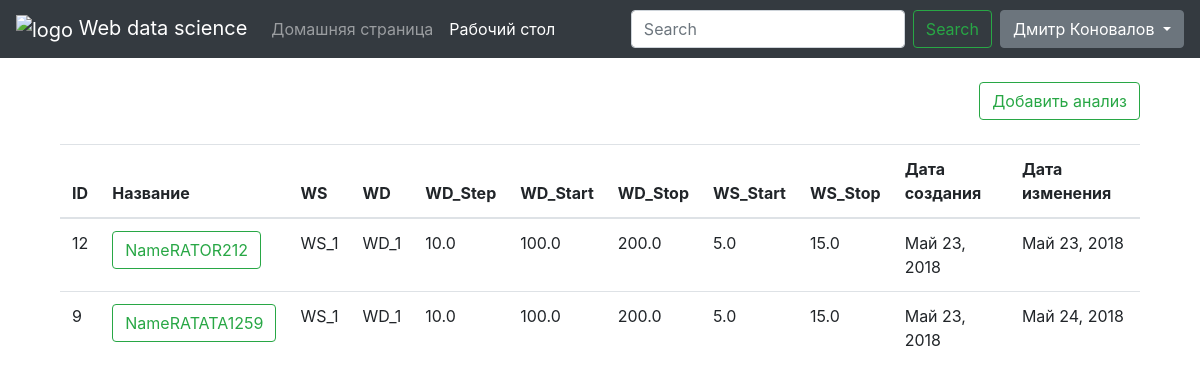
Before: /desktop (signed in) with the older database file.
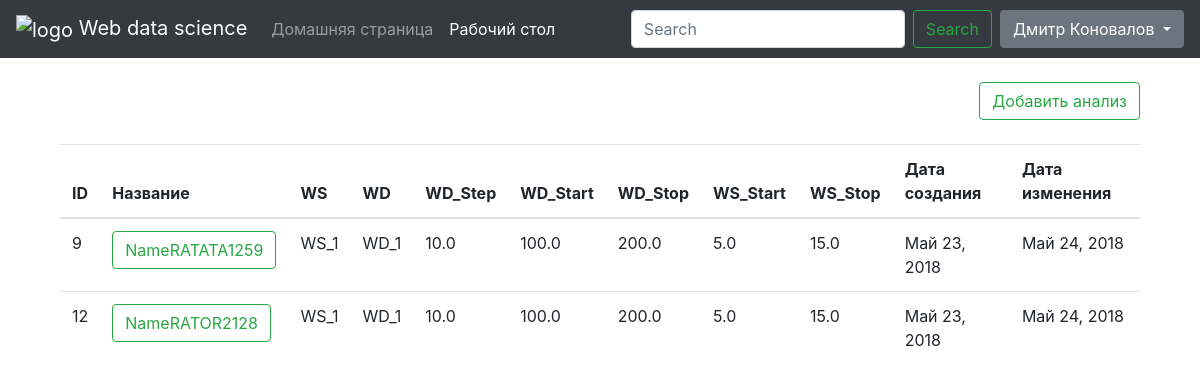
After: the same page with the newer database file.
### data_science_app/models.py (models this page shows, shortened)
class Analise(models.Model):
    user = models.ForeignKey(User, on_delete=models.CASCADE)
    name = models.CharField(max_length=20, verbose_name="Имя анализа", unique=True)
    WS = models.CharField(max_length=20, verbose_name='Сигнал скорости ветра')
    WD = models.CharField(max_length=20, verbose_name='Сигнал направления ветра')
    WD_Step = models.FloatField(default=0, verbose_name="Шаг группировки направления")
    WD_Start = models.FloatField(default=0, verbose_name="Начало сектора направления")
    WD_Stop = models.FloatField(default=0, verbose_name="Конец сектора направления")
    WS_Start = models.FloatField(default=0, verbose_name="Начало диапазона скорости")
    WS_Stop = models.FloatField(default=0, verbose_name="Конец диапазона скорости")
    Date_Create = models.DateField(default=now)
    Date_Modified = models.DateField(default=now)
    File_Data = models.FileField(upload_to="upload_data")
    class Meta:
        verbose_name = "Анализ"
        ordering = ["Date_Modified"]

### data_science_app/views.py (the view)
# urls.py: path('desktop', login_required(views.Desktop.as_view()), name='desktop'),
class Desktop(generic.ListView):
    template_name = "desktop_analises.html"
    model = Analise
    context_object_name = "analises"
    def get_queryset(self):
        return Analise.objects.all()

### data_science_app/templates/desktop_analises.html (shortened to what this page needs)
{% extends 'main.html' %}
{% block page %}
<div class="container">
    <br/>
    <div class="d-flex justify-content-end">
        <a href="{% url 'new_analise' %}" class="btn btn-outline-success">Добавить анализ</a></div>
    <br/>
    <table class="table table-inverse table-hover">
        <thead>
        <tr>
            <th >ID</th>
            <th data-field="name" data-sortable="true">Название</th>
            <th>WS</th>
            <th>WD</th>
            <th>WD_Step</th>
            <th>WD_Start</th>
            <th>WD_Stop</th>
            <th>WS_Start</th>
            <th>WS_Stop</th>
            <th>Дата создания</th>
            <th>Дата изменения</th>
        </tr>
        </thead>
        <tbody>
        {% for analise in analises %}
        {% if analise.user == user %}
        <tr>
            <td>{{ analise.id }}</td>
            <td><a href="{% url 'details' analise.id %}" class="btn btn-outline-success">{{ analise.name }}</a></td>
            <td>{{ analise.WS }}</td>
            <td>{{ analise.WD }}</td>
            <td>{{ analise.WD_Step }}</td>
            <td>{{ analise.WD_Start }}</td>
            <td>{{ analise.WD_Stop }}</td>
            <td>{{ analise.WS_Start }}</td>
            <td>{{ analise.WS_Stop }}</td>
            <td>{{ analise.Date_Create }}</td>
            <td>{{ analise.Date_Modified }}</td>
        </tr>
        {% endif %}
        {% endfor %}
        </tbody>
    </table>
    <br/>
</div>
{% endblock %}

Changed rows visible on the page:
shown differently, row unchanged: Analise "NameRATATA1259": moves up the list
changed Analise id 12: name "NameRATOR212" → "NameRATOR2128"; Date_Modified "Май 23, 2018" → "Май 24, 2018"
